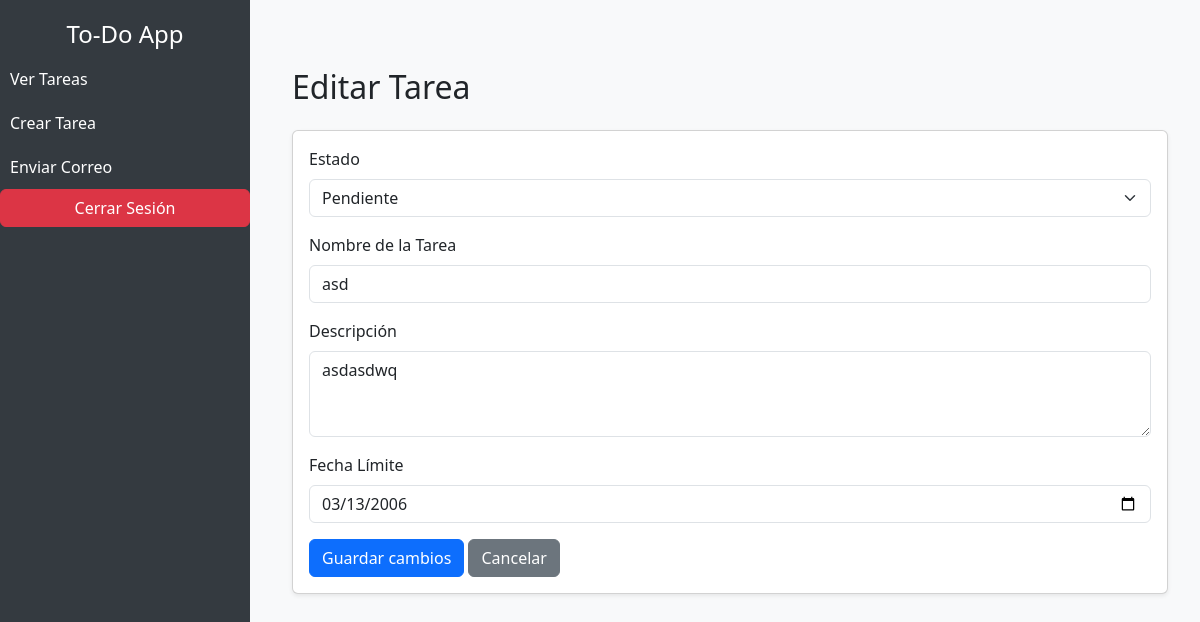
Screenshot of /edit-task/1/ (signed in) with the database file from the repository.
### tasks/models.py (models this page shows, shortened)
class Task(models.Model):
    id = models.AutoField(
        primary_key=True,
        null=False,
        blank=False,
    )
    name = models.CharField(
        max_length=100,
        null=False,
        blank=False,
    )
    description = models.TextField(
        null=True,
        blank=True,
    )
    created_at = models.DateTimeField(
        auto_now_add=True,
        null=False,
        blank=False,
    )
    updated_at = models.DateTimeField(
        auto_now=True,
        null=False,
        blank=False,
    )
    deadline = models.DateTimeField(
        null=True,
        blank=True,
    )
    status_id = models.ForeignKey(
        Status,
        on_delete=models.CASCADE,
        null=False,
        blank=False,
    )

class Status(models.Model):
    id = models.AutoField(
        primary_key=True,
        null=False,
        blank=False,
    )
    name = models.CharField(
        max_length=100,
        unique=True,
        null=False,
        blank=False,
    )

### tasks/views.py (the view, shortened to what this page needs)
# urls.py: path('edit-task/<int:task_id>/', views.edit_task, name='edit-task'),
@login_required
def edit_task(request, task_id):
    task = get_object_or_404(Task, id=task_id)
    if not request.user.has_perm(f"task.change_task_{task.id}"):
        raise PermissionDenied("No tienes permiso para editar esta tarea.")
    return render(request, 'edit_task.html', {
        'task': task,
        'task_statuses': Status.objects.all(),
    })

### tasks/templates/edit_task.html (shortened to what this page needs)
{% extends "base.html" %}
{% block content %}
<!DOCTYPE html>
<html lang="es">
<head>
</head>
<body class="bg-light">
    <div class="container mt-5">
        <h2 class="mb-4">Editar Tarea</h2>
        <div class="card shadow-sm">
            <div class="card-body">
                <form method="POST" action="{% url 'edit-task' task.id %}">
                    <div class="mb-3">
                        <label for="task-status" class="form-label">Estado</label>
                        <select class="form-select" id="task-status" name="task-status">
                            {% for status in task_statuses %}
                                <option value="{{ status.id }}" {% if status.id == task.status_id.id %}selected{% endif %}>{{ status.name }}</option>
                            {% endfor %}
                        </select>
                    </div>
                    <div class="mb-3">
                        <label for="task-name" class="form-label">Nombre de la Tarea</label>
                        <input type="text" class="form-control" id="task-name" name="task-name" value="{{ task.name }}" required>
                    </div>
                    <div class="mb-3">
                        <label for="task-description" class="form-label">Descripción</label>
                        <textarea class="form-control" id="task-description" name="task-description" rows="3">{{ task.description }}</textarea>
                    </div>
                    <div class="mb-3">
                        <label for="task-deadline" class="form-label">Fecha Límite</label>
                        <input type="date" class="form-control" id="task-deadline" name="task-deadline" value="{{ task.deadline|date:'Y-m-d' }}">
                    </div>
                    <button type="submit" class="btn btn-primary">Guardar cambios</button>
                    <a href="{% url 'list-tasks' %}" class="btn btn-secondary">Cancelar</a>
                </form>
            </div>
        </div>
    </div>
</body>
</html>
{% endblock content %}

### rows the page displays
Task: task-status "Pendiente", task-name "asd", task-description "asdasdwq", task-deadline "03/13/2006"
